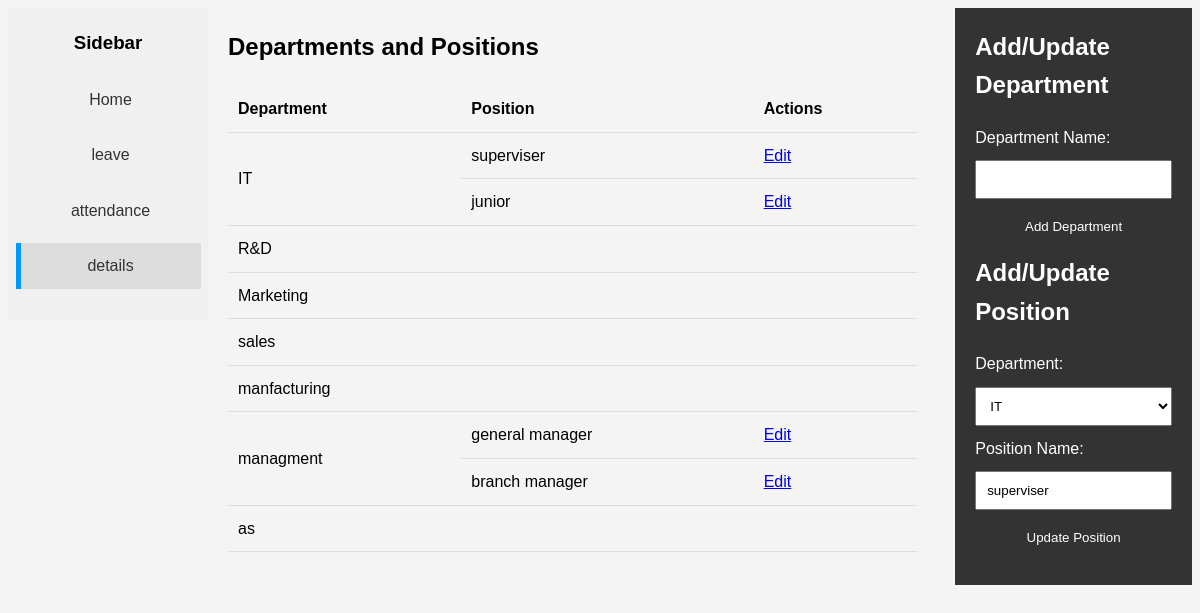
/department_and_position.php?editPosition=1, run on the app's committed database.
### tables this page shows
CREATE TABLE `position` (
  `positionID` int(11) NOT NULL,
  `departmentID` int(11) NOT NULL,
  `positionname` varchar(25) NOT NULL
);

CREATE TABLE `department` (
  `departmentID` int(11) NOT NULL,
  `departmentname` varchar(25) NOT NULL
);

### department_and_position.php (the view, shortened to what this page needs)
<?php
require_once '/xampp/htdocs/student/employee-managment-system/serversidescripts/connection.php';
function getDepartments() {
    global $conn;
    $sql = "SELECT * FROM department";
    $result = $conn->query($sql);
    return $result;
}
function getPositionsByDepartment($departmentID) {
    global $conn;
    $sql = "SELECT * FROM position WHERE departmentID = ?";
    $stmt = $conn->prepare($sql);
    $stmt->bind_param('i', $departmentID);
    $stmt->execute();
    $result = $stmt->get_result();
    return $result;
}
$departments = getDepartments();
?>
<!DOCTYPE html>
<html lang="en">
<head>
</head>
<body>
  <div class="sidebar">
    <h3>Sidebar</h3>
    <a  href="employeedashboard.php">Home</a>
    <a href="employeeleave.php">leave</a>
    <a href="employeeattendance.php">attendance</a>
    <a class="active"href="employee.php">details</a>
  </div>
    <div class="container">
        <div class="main-content">
            <h2>Departments and Positions</h2>
            <table>
                <thead>
                    <tr>
                        <th>Department</th>
                        <th>Position</th>
                        <th>Actions</th>
                    </tr>
                </thead>
                <tbody>
                    <?php while ($department = $departments->fetch_assoc()): ?>
                        <?php
                        $positions = getPositionsByDepartment($department['departmentID']);
                        $firstPosition = true;
                        while ($position = $positions->fetch_assoc()):
                        ?>
                            <tr>
                                <?php if ($firstPosition): ?>
                                    <td rowspan="<?php echo $positions->num_rows; ?>"><?php echo $department['departmentname']; ?></td>
                                    <?php $firstPosition = false; ?>
                                <?php endif; ?>
                                <td><?php echo $position['positionname']; ?></td>
                                <td><a href="?editPosition=<?php echo $position['positionID']; ?>">Edit</a></td>
                            </tr>
                        <?php endwhile; ?>
                        <?php if ($firstPosition): ?>
                            <tr>
                                <td><?php echo $department['departmentname']; ?></td>
                                <td></td>
                                <td></td>
                            </tr>
                        <?php endif; ?>
                    <?php endwhile; ?>
                </tbody>
            </table>
                        </div><div>
            <?php
            if (isset($_GET['editPosition'])) {
                $positionID = $_GET['editPosition'];
                $sql = "SELECT positionname, departmentID FROM position WHERE positionID = ?";
                $stmt = $conn->prepare($sql);
                $stmt->bind_param('i', $positionID);
                $stmt->execute();
                $result = $stmt->get_result();
                if ($result->num_rows > 0) {
                    $row = $result->fetch_assoc();
                    $positionName = $row['positionname'];
                    $positionDepartmentID = $row['departmentID'];
                } else {
                    header('Location: ' . $_SERVER['PHP_SELF']);
                    exit;
                }
            }
            ?>
        </div>
        <div class="form-container">
            <h2>Add/Update Department</h2>
            <form action="" method="post">
                <label for="departmentName">Department Name:</label>
                <input type="text" name="departmentName" id="departmentName" value="<?php echo isset($departmentName) ? htmlspecialchars($departmentName) : ''; ?>" required>
                <input type="submit" name="submitDepartment" value="<?php echo isset($departmentID) ? 'Update' : 'Add'; ?> Department">
            </form>
            <h2>Add/Update Position</h2>
            <form action="" method="post">
                <label for="departmentID">Department:</label>
                <select name="departmentID" id="positionDepartmentID" required>
                    <?php
                    $departments->data_seek(0);
                    while ($department = $departments->fetch_assoc()):
                    ?>
                        <option value="<?php echo htmlspecialchars($department['departmentID']); ?>"<?php echo isset($positionDepartmentID) && ($positionDepartmentID ==$department['departmentID']) ? ' selected' : ''; ?>><?php echo htmlspecialchars($department['departmentname']); ?></option>
                    <?php endwhile; ?>
                </select>
                <label for="positionName">Position Name:</label>
                <input type="text" name="positionName" id="positionName" value="<?php echo isset($positionName) ? htmlspecialchars($positionName) : ''; ?>" required>
                <input type="submit" name="submitPosition" value="<?php echo isset($positionID) ? 'Update' : 'Add'; ?> Position">
            </form>
        </div>
        <div class="clearfix"></div>
    </div>
</body>
</html>

### department_and_position.php (style rules this page uses)
body { font-family: Arial, sans-serif; line-height: 1.6; background-color: #f4f4f4; }
.sidebar { float: left; width: 200px; height: 100%; background-color: #f0f0f0; padding: 20px; box-sizing: border-box; display: flex; flex-direction: column; justify-content: flex-start; align-items: center; }
.container { float: left; width: calc(100% - 200px); overflow: hidden; }
.sidebar h3 { margin-top: 0; }
.sidebar a { display: block; margin-bottom: 10px; padding: 10px; width: 100%; text-align: center; text-decoration: none; color: #333; border-left: 5px solid transparent; }
.sidebar a.active, .sidebar a:hover { background-color: #ddd; border-left-color: #09f; }
.form-container { float: right; width: 20%; background-color: #333; color: #fff; padding: 20px; }
.main-content { float: left; width: 70%; padding: 20px; }
.clearfix::after { content: ""; display: table; clear: both; }
h2 { margin-top: 0; }
label, input[type="text"], select, input[type="submit"] { display: block; margin-bottom: 10px; }
input[type="text"], select, input[type="submit"] { width: 100%; padding: 10px; box-sizing: border-box; }
input[type="submit"] { background-color: #333; color: #fff; border: none; cursor:pointer }
table { width:100%; border-collapse:collapse }
th, td { padding:10px;text-align:left;border-bottom:1px solid #ddd }

### data on the page
position: departmentID.departmentname "IT", positionname "superviser", departmentID "IT", positionName "superviser"
position: positionname "junior"
department: departmentname "R&D"
department: departmentname "Marketing"
department: departmentname "sales"
department: departmentname "manfacturing"
position: departmentID.departmentname "managment", positionname "general manager"
position: positionname "branch manager"
department: departmentname "as"
